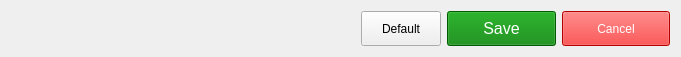
  <widget class="QWidget" name="ButtonForm" native="true">
   <property name="geometry">
    <rect>
     <x>40</x>
     <y>680</y>
     <width>681</width>
     <height>51</height>
    </rect>
   </property>
   <property name="styleSheet">
    <string notr="true">font: 75 12pt &quot;MS Shell Dlg 2&quot;;</string>
   </property>
   <layout class="QHBoxLayout" name="horizontalLayout_11">
    <item>
     <spacer name="horizontalSpacer_11">
      <property name="orientation">
       <enum>Qt::Horizontal</enum>
      </property>
      <property name="sizeType">
       <enum>QSizePolicy::Fixed</enum>
      </property>
      <property name="sizeHint" stdset="0">
       <size>
        <width>350</width>
        <height>0</height>
       </size>
      </property>
     </spacer>
    </item>
    <item>
     <widget class="QPushButton" name="pushButton_14">
      <property name="sizePolicy">
       <sizepolicy hsizetype="Fixed" vsizetype="Fixed">
        <horstretch>0</horstretch>
        <verstretch>0</verstretch>
       </sizepolicy>
      </property>
      <property name="minimumSize">
       <size>
        <width>45</width>
        <height>35</height>
       </size>
      </property>
      <property name="text">
       <string>Default</string>
      </property>
     </widget>
    </item>
    <item>
     <widget class="QPushButton" name="StartButton">
      <property name="sizePolicy">
       <sizepolicy hsizetype="Expanding" vsizetype="Expanding">
        <horstretch>0</horstretch>
        <verstretch>0</verstretch>
       </sizepolicy>
      </property>
      <property name="font">
       <font>
        <family>MS Shell Dlg 2</family>
        <pointsize>12</pointsize>
        <weight>9</weight>
        <italic>false</italic>
        <bold>false</bold>
        <kerning>true</kerning>
       </font>
      </property>
      <property name="styleSheet">
       <string notr="true">background:green;
color: white;</string>
      </property>
      <property name="text">
       <string>Save</string>
      </property>
     </widget>
    </item>
    <item>
     <widget class="QPushButton" name="pushButton_5">
      <property name="sizePolicy">
       <sizepolicy hsizetype="Expanding" vsizetype="Expanding">
        <horstretch>0</horstretch>
        <verstretch>0</verstretch>
       </sizepolicy>
      </property>
      <property name="styleSheet">
       <string notr="true">background:red;
color: white;</string>
      </property>
      <property name="text">
       <string>Cancel</string>
      </property>
     </widget>
    </item>
   </layout>
  </widget>
